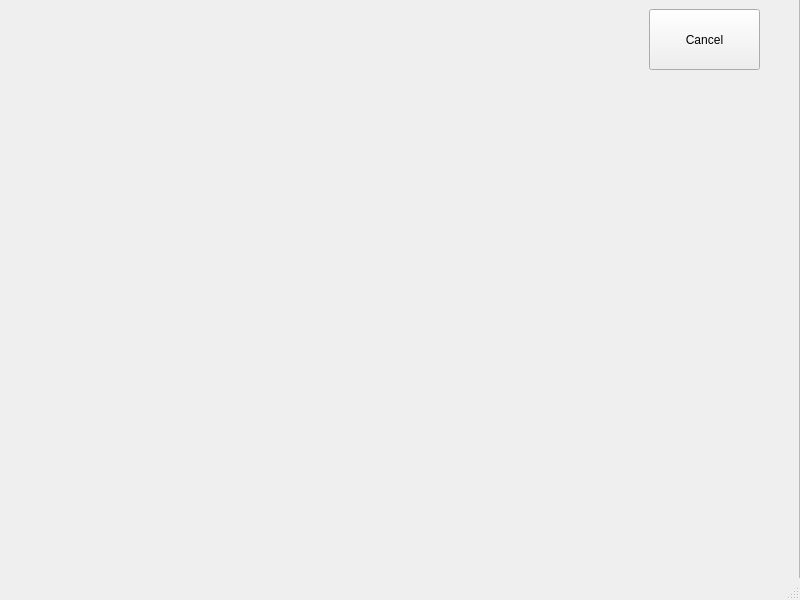
<?xml version="1.0" encoding="UTF-8"?>
<ui version="4.0">
 <class>MainWindow2</class>
 <widget class="QMainWindow" name="MainWindow2">
  <property name="geometry">
   <rect>
    <x>0</x>
    <y>0</y>
    <width>800</width>
    <height>600</height>
   </rect>
  </property>
  <property name="windowTitle">
   <string>MainWindow</string>
  </property>
  <property name="styleSheet">
   <string notr="true"/>
  </property>
  <widget class="QWidget" name="centralwidget">
   <widget class="QFrame" name="frame">
    <property name="geometry">
     <rect>
      <x>-1</x>
      <y>-1</y>
      <width>801</width>
      <height>581</height>
     </rect>
    </property>
    <property name="styleSheet">
     <string notr="true">border-image:url(:/C:/Users/tongjiweijing/Desktop/Bg3.png)</string>
    </property>
    <property name="frameShape">
     <enum>QFrame::StyledPanel</enum>
    </property>
    <property name="frameShadow">
     <enum>QFrame::Raised</enum>
    </property>
    <widget class="QPushButton" name="pushButton">
     <property name="geometry">
      <rect>
       <x>650</x>
       <y>10</y>
       <width>111</width>
       <height>61</height>
      </rect>
     </property>
     <property name="styleSheet">
      <string notr="true">border-image: \*url();
font: 20pt &quot;Arial&quot;;</string>
     </property>
     <property name="text">
      <string>Cancel</string>
     </property>
    </widget>
   </widget>
  </widget>
  <widget class="QMenuBar" name="menubar">
   <property name="geometry">
    <rect>
     <x>0</x>
     <y>0</y>
     <width>800</width>
     <height>26</height>
    </rect>
   </property>
  </widget>
  <widget class="QStatusBar" name="statusbar"/>
 </widget>
 <resources/>
 <connections/>
</ui>
